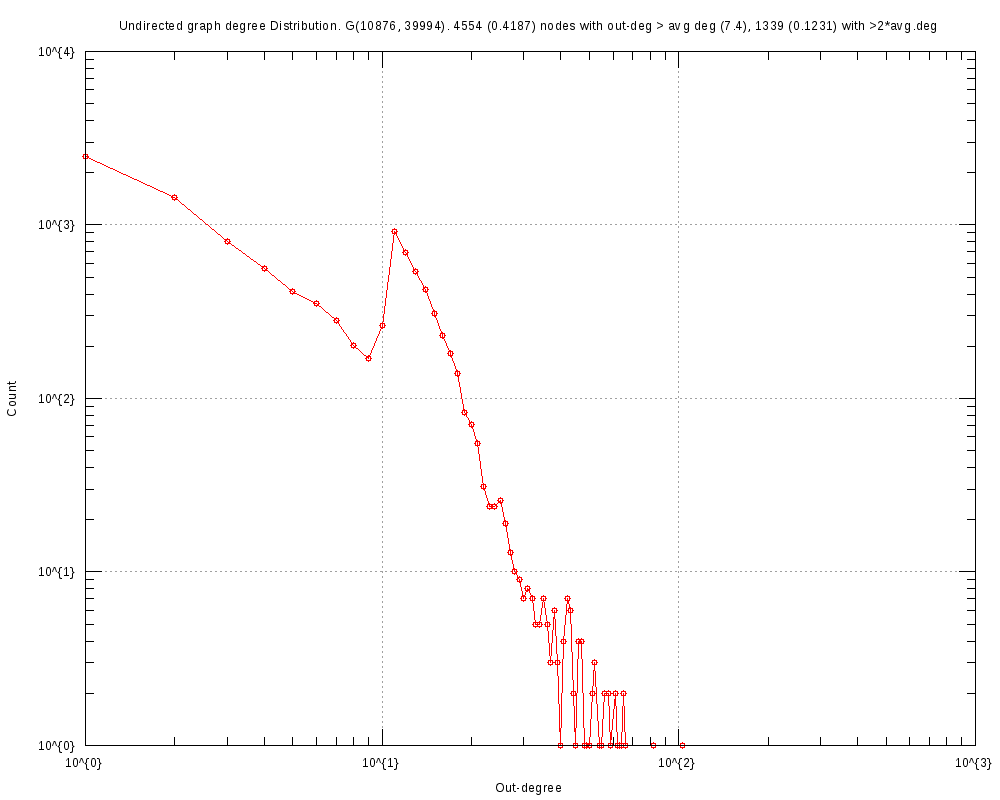

This chart was generated by the following gnuplot code:
#
# Undirected graph degree Distribution. G(10876, 39994). 4554 (0.4187) nodes with out-deg > avg deg (7.4), 1339 (0.1231) with >2*avg.deg (Mon Sep  9 04:07:17 2019)
#

set title "Undirected graph degree Distribution. G(10876, 39994). 4554 (0.4187) nodes with out-deg > avg deg (7.4), 1339 (0.1231) with >2*avg.deg"
set key bottom right
set logscale xy 10
set format x "10^{%L}"
set mxtics 10
set format y "10^{%L}"
set mytics 10
set grid
set xlabel "Out-degree"
set ylabel "Count"
set tics scale 2
set terminal png font arial 10 size 1000,800
set output 'outDeg.p2p-Gnutella04-subgraph.png'
plot 	"outDeg.p2p-Gnutella04-subgraph.tab" using 1:2 title "" with linespoints pt 6
